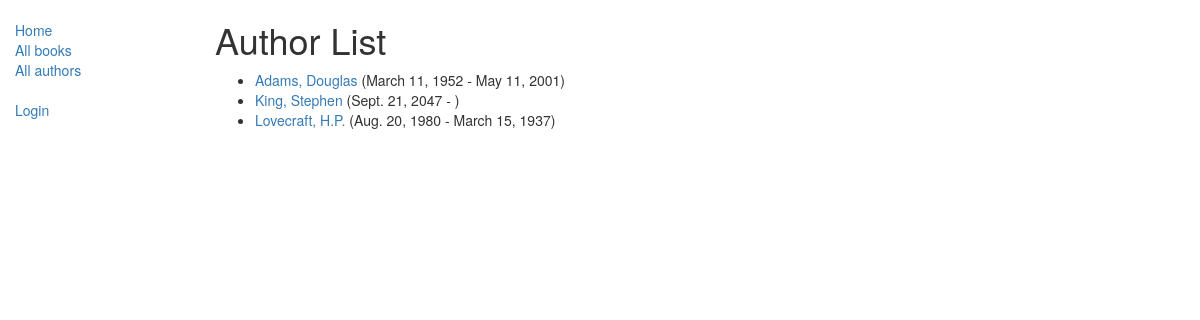
Screenshot of /catalog/authors/ with the database file from the repository.
### catalog/models.py (models this page shows)
class Author(models.Model):
    first_name = models.CharField(max_length=100)
    last_name = models.CharField(max_length=100)
    date_of_birth = models.DateField(null=True, blank=True)
    date_of_death = models.DateField('died', null=True, blank=True)
    class Meta:
        ordering = ["last_name","first_name"]
    def get_absolute_url(self):
        return reverse('author-detail', args=[str(self.id)])
    def __str__(self):
        return '{0}, {1}'.format(self.last_name,self.first_name)

### catalog/views.py (the view)
# urls.py: path('authors/', views.AuthorListView.as_view(), name='authors'),
class AuthorListView(generic.ListView):
    model = Author
    paginate_by = 10

### catalog/templates/catalog/author_list.html
{% extends "base_generic.html" %}
{% block content %}
    <h1>Author List</h1>
    {% if author_list %}
    <ul>
        {% for author in author_list %}
        <li>
            <a href="{{ author.get_absolute_url }}">{{ author }}</a> ({{ author.date_of_birth }} - {% if author.date_of_death %}{{ author.date_of_death}}{% endif %})
        </li>
        {% endfor %}
    </ul>
    {% else %}
        <p>There are no authors available</p>
    {% endif %}
{% endblock %}

### rows the page displays
Author: last_name+first_name "Adams, Douglas", date_of_birth "March 11, 1952", date_of_death "May 11, 2001"
Author: last_name+first_name "King, Stephen", date_of_birth "Sept. 21, 2047"
Author: last_name+first_name "Lovecraft, H.P.", date_of_birth "Aug. 20, 1980", date_of_death "March 15, 1937"
